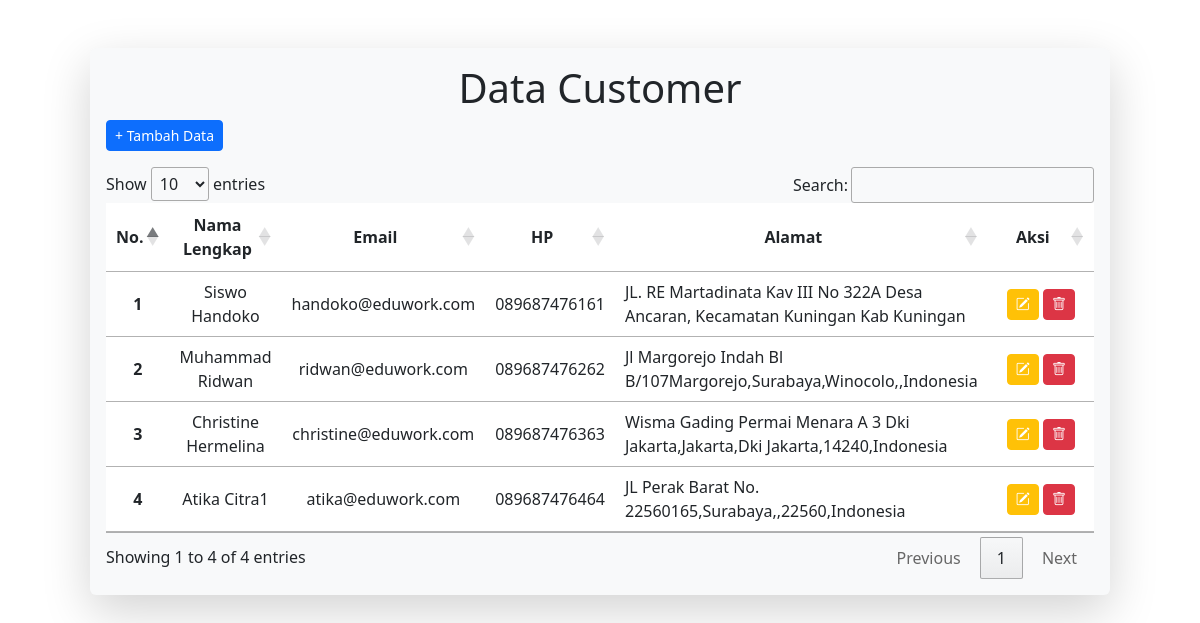
The page / on the database its author committed.
### tables this page shows
CREATE TABLE `customer` (
  `id` int(11) NOT NULL,
  `first_name` varchar(50) NOT NULL,
  `last_name` varchar(50) NOT NULL,
  `email` varchar(100) NOT NULL,
  `phone` varchar(20) DEFAULT NULL,
  `address` varchar(200) DEFAULT NULL,
  `created_at` timestamp NULL DEFAULT current_timestamp()
);

### index.php (the view, shortened to what this page needs)
<!doctype html>
<html lang="en">
<head>
    <link href="https://cdn.jsdelivr.net/npm/bootstrap@5.3.0-alpha3/dist/css/bootstrap.min.css" rel="stylesheet">
    <link rel="stylesheet" href="https://cdn.jsdelivr.net/npm/bootstrap-icons@1.10.5/font/bootstrap-icons.css">
    <link rel="stylesheet" href="https://cdn.datatables.net/1.13.4/css/jquery.dataTables.css" />
</head>
<body>
    <div class="container">
        <div class="m-5 shadow-lg p-3 mb-5 bg-body-tertiary rounded">
            <h1 class="text-center">Data Customer</h1>
            <a href="tambahdata.php" class="btn btn-primary btn-sm mb-3">+ Tambah Data</a>
            <table class="table table-hover" id="myTable">
                <thead>
                    <tr class="text-center align-middle">
                        <th class="text-center" scope="col">No. </th>
                        <th class="text-center" scope="col">Nama Lengkap</th>
                        <th class="text-center" scope="col">Email</th>
                        <th class="text-center" scope="col">HP</th>
                        <th class="text-center" scope="col">Alamat</th>
                        <th class="text-center" scope="col">Aksi</th>
                    </tr>
                </thead>
                <tbody>
                    <?php
                    include 'conn.php';
                    $query = mysqli_query($koneksi, "SELECT * FROM `customer`");
                    $no = 1;
                    if (mysqli_num_rows($query) > 0) {
                        while ($data = mysqli_fetch_array($query)) {
                    ?>
                            <tr>
                                <th class="text-center align-middle"><?= $no ?></th>
                                <td class="text-center align-middle"><?= $data['first_name'] . " " . $data['last_name'] ?></td>
                                <td class="text-center align-middle"><?= $data['email'] ?></td>
                                <td class="text-center align-middle"><?= $data['phone'] ?></td>
                                <td><?= $data['address'] ?></td>
                                <td width="200px" class="text-center align-middle">
                                    <a href="edit.php?id=<?= $data['id'] ?>" class="btn btn-warning btn-sm text-white"><i class="bi bi-pencil-square"></i></a>
                                    <a href="hapus.php?id=<?= $data['id'] ?>" class="btn btn-danger btn-sm"><i class="bi bi-trash"></i></a>
                                </td>
                            </tr>
                        <?php $no++;
                        }; ?>
                    <?php } ?>
                </tbody>
            </table>
        </div>
    </div>
</body>
</html>

### rows shown on the page
customer: first_name "Siswo", last_name "Handoko", email "handoko@eduwork.com", phone "089687476161", address "JL. RE Martadinata Kav III No 322A Desa Ancaran, Kecamatan Kuningan Kab Kuningan"
customer: first_name "Muhammad", last_name "Ridwan", email "ridwan@eduwork.com", phone "089687476262", address "Jl Margorejo Indah Bl B/107Margorejo,Surabaya,Winocolo,,Indonesia"
customer: first_name "Christine", last_name "Hermelina", email "christine@eduwork.com", phone "089687476363", address "Wisma Gading Permai Menara A 3 Dki Jakarta,Jakarta,Dki Jakarta,14240,Indonesia"
customer: first_name "Atika", last_name "Citra1", email "atika@eduwork.com", phone "089687476464", address "JL Perak Barat No. 22560165,Surabaya,,22560,Indonesia"
